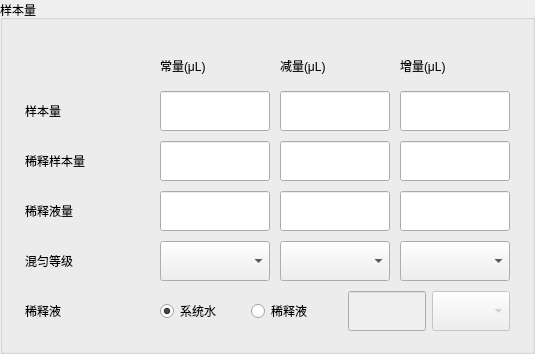
   <widget class="QGroupBox" name="AnalysisParam_sample">
    <property name="geometry">
     <rect>
      <x>1009</x>
      <y>5</y>
      <width>535</width>
      <height>354</height>
     </rect>
    </property>
    <property name="title">
     <string>样本量</string>
    </property>
    <property name="borders" stdset="0">
     <string notr="true">group_tit</string>
    </property>
    <widget class="QWidget" name="widget_5" native="true">
     <property name="geometry">
      <rect>
       <x>25</x>
       <y>51</y>
       <width>485</width>
       <height>291</height>
      </rect>
     </property>
     <layout class="QHBoxLayout" name="horizontalLayout_6">
      <property name="spacing">
       <number>5</number>
      </property>
      <property name="leftMargin">
       <number>0</number>
      </property>
      <property name="topMargin">
       <number>0</number>
      </property>
      <property name="rightMargin">
       <number>0</number>
      </property>
      <property name="bottomMargin">
       <number>0</number>
      </property>
      <item>
       <layout class="QVBoxLayout" name="verticalLayout_3">
        <property name="spacing">
         <number>10</number>
        </property>
        <item>
         <spacer name="verticalSpacer_3">
          <property name="orientation">
           <enum>Qt::Vertical</enum>
          </property>
          <property name="sizeType">
           <enum>QSizePolicy::Fixed</enum>
          </property>
          <property name="sizeHint" stdset="0">
           <size>
            <width>20</width>
            <height>40</height>
           </size>
          </property>
         </spacer>
        </item>
        <item>
         <widget class="QLabel" name="SuckVolLab_9">
          <property name="minimumSize">
           <size>
            <width>0</width>
            <height>40</height>
           </size>
          </property>
          <property name="maximumSize">
           <size>
            <width>16777215</width>
            <height>40</height>
           </size>
          </property>
          <property name="text">
           <string>样本量</string>
          </property>
          <property name="alignment">
           <set>Qt::AlignLeading|Qt::AlignLeft|Qt::AlignVCenter</set>
          </property>
         </widget>
        </item>
        <item>
         <widget class="QLabel" name="SuckVolLab_7">
          <property name="minimumSize">
           <size>
            <width>0</width>
            <height>40</height>
           </size>
          </property>
          <property name="maximumSize">
           <size>
            <width>16777215</width>
            <height>40</height>
           </size>
          </property>
          <property name="text">
           <string>稀释样本量</string>
          </property>
          <property name="alignment">
           <set>Qt::AlignLeading|Qt::AlignLeft|Qt::AlignVCenter</set>
          </property>
         </widget>
        </item>
        <item>
         <widget class="QLabel" name="SuckVolLab_6">
          <property name="minimumSize">
           <size>
            <width>0</width>
            <height>40</height>
           </size>
          </property>
          <property name="maximumSize">
           <size>
            <width>16777215</width>
            <height>40</height>
           </size>
          </property>
          <property name="text">
           <string>稀释液量</string>
          </property>
          <property name="alignment">
           <set>Qt::AlignLeading|Qt::AlignLeft|Qt::AlignVCenter</set>
          </property>
         </widget>
        </item>
        <item>
         <widget class="QLabel" name="SuckVolLab_10">
          <property name="minimumSize">
           <size>
            <width>0</width>
            <height>40</height>
           </size>
          </property>
          <property name="maximumSize">
           <size>
            <width>16777215</width>
            <height>40</height>
           </size>
          </property>
          <property name="text">
           <string>混匀等级</string>
          </property>
          <property name="alignment">
           <set>Qt::AlignLeading|Qt::AlignLeft|Qt::AlignVCenter</set>
          </property>
         </widget>
        </item>
        <item>
         <widget class="QLabel" name="SuckVolLab_8">
          <property name="minimumSize">
           <size>
            <width>0</width>
            <height>40</height>
           </size>
          </property>
          <property name="maximumSize">
           <size>
            <width>16777215</width>
            <height>40</height>
           </size>
          </property>
          <property name="text">
           <string>稀释液</string>
          </property>
          <property name="alignment">
           <set>Qt::AlignLeading|Qt::AlignLeft|Qt::AlignVCenter</set>
          </property>
         </widget>
        </item>
        <item>
         <spacer name="verticalSpacer_6">
          <property name="orientation">
           <enum>Qt::Vertical</enum>
          </property>
          <property name="sizeHint" stdset="0">
           <size>
            <width>20</width>
            <height>40</height>
           </size>
          </property>
         </spacer>
        </item>
       </layout>
      </item>
      <item>
       <spacer name="horizontalSpacer_6">
        <property name="orientation">
         <enum>Qt::Horizontal</enum>
        </property>
        <property name="sizeHint" stdset="0">
         <size>
          <width>40</width>
          <height>20</height>
         </size>
        </property>
       </spacer>
      </item>
      <item>
       <layout class="QVBoxLayout" name="verticalLayout_2">
        <property name="spacing">
         <number>10</number>
        </property>
        <item>
         <widget class="QWidget" name="widget_6" native="true">
          <layout class="QGridLayout" name="gridLayout_4">
           <property name="leftMargin">
            <number>0</number>
           </property>
           <property name="topMargin">
            <number>0</number>
           </property>
           <property name="rightMargin">
            <number>0</number>
           </property>
           <property name="bottomMargin">
            <number>0</number>
           </property>
           <property name="spacing">
            <number>10</number>
           </property>
           <item row="0" column="0">
            <widget class="QLabel" name="SuckVolStdLab">
             <property name="minimumSize">
              <size>
               <width>110</width>
               <height>30</height>
              </size>
             </property>
             <property name="maximumSize">
              <size>
               <width>120</width>
               <height>16777215</height>
              </size>
             </property>
             <property name="text">
              <string>常量(μL)</string>
             </property>
             <property name="alignment">
              <set>Qt::AlignLeading|Qt::AlignLeft|Qt::AlignVCenter</set>
             </property>
            </widget>
           </item>
           <item row="0" column="1">
            <widget class="QLabel" name="SuckVolDecLab">
             <property name="minimumSize">
              <size>
               <width>110</width>
               <height>30</height>
              </size>
             </property>
             <property name="maximumSize">
              <size>
               <width>120</width>
               <height>16777215</height>
              </size>
             </property>
             <property name="text">
              <string>减量(μL)</string>
             </property>
             <property name="alignment">
              <set>Qt::AlignLeading|Qt::AlignLeft|Qt::AlignVCenter</set>
             </property>
            </widget>
           </item>
           <item row="0" column="2">
            <widget class="QLabel" name="SuckVolIncLab">
             <property name="minimumSize">
              <size>
               <width>110</width>
               <height>30</height>
              </size>
             </property>
             <property name="maximumSize">
              <size>
               <width>120</width>
               <height>16777215</height>
              </size>
             </property>
             <property name="text">
              <string>增量(μL)</string>
             </property>
             <property name="alignment">
              <set>Qt::AlignLeading|Qt::AlignLeft|Qt::AlignVCenter</set>
             </property>
            </widget>
           </item>
           <item row="1" column="0">
            <widget class="QLineEdit" name="SuckVolStdOrgEdit">
             <property name="minimumSize">
              <size>
               <width>110</width>
               <height>40</height>
              </size>
             </property>
             <property name="maximumSize">
              <size>
               <width>120</width>
               <height>40</height>
              </size>
             </property>
             <property name="maxLength">
              <number>4</number>
             </property>
            </widget>
           </item>
           <item row="1" column="1">
            <widget class="QLineEdit" name="SuckVolDecOrgEdit">
             <property name="minimumSize">
              <size>
               <width>110</width>
               <height>40</height>
              </size>
             </property>
             <property name="maximumSize">
              <size>
               <width>120</width>
               <height>40</height>
              </size>
             </property>
             <property name="maxLength">
              <number>4</number>
             </property>
            </widget>
           </item>
           <item row="1" column="2">
            <widget class="QLineEdit" name="SuckVolIncOrgEdit">
             <property name="minimumSize">
              <size>
               <width>110</width>
               <height>40</height>
              </size>
             </property>
             <property name="maximumSize">
              <size>
               <width>120</width>
               <height>40</height>
              </size>
             </property>
             <property name="maxLength">
              <number>4</number>
             </property>
            </widget>
           </item>
           <item row="2" column="0">
            <widget class="QLineEdit" name="SuckVolStdMixEdit">
             <property name="minimumSize">
              <size>
               <width>110</width>
               <height>40</height>
              </size>
             </property>
             <property name="maximumSize">
              <size>
               <width>120</width>
               <height>40</height>
              </size>
             </property>
             <property name="maxLength">
              <number>4</number>
             </property>
            </widget>
           </item>
           <item row="2" column="1">
            <widget class="QLineEdit" name="SuckVolDecMixEdit">
             <property name="minimumSize">
              <size>
               <width>110</width>
               <height>40</height>
              </size>
             </property>
             <property name="maximumSize">
              <size>
               <width>120</width>
               <height>40</height>
              </size>
             </property>
             <property name="maxLength">
              <number>4</number>
             </property>
            </widget>
           </item>
           <item row="2" column="2">
            <widget class="QLineEdit" name="SuckVolIncMixEdit">
             <property name="minimumSize">
              <size>
               <width>110</width>
               <height>40</height>
              </size>
             </property>
             <property name="maximumSize">
              <size>
               <width>120</width>
               <height>40</height>
              </size>
             </property>
             <property name="maxLength">
              <number>4</number>
             </property>
            </widget>
           </item>
           <item row="3" column="0">
            <widget class="QLineEdit" name="SuckVolStdDilluteEdit">
             <property name="minimumSize">
              <size>
               <width>110</width>
               <height>40</height>
              </size>
             </property>
             <property name="maximumSize">
              <size>
               <width>120</width>
               <height>40</height>
              </size>
             </property>
             <property name="maxLength">
              <number>5</number>
             </property>
            </widget>
           </item>
           <item row="3" column="1">
            <widget class="QLineEdit" name="SuckVolDecDilluteEdit">
             <property name="minimumSize">
              <size>
               <width>110</width>
               <height>40</height>
              </size>
             </property>
             <property name="maximumSize">
              <size>
               <width>120</width>
               <height>40</height>
              </size>
             </property>
             <property name="maxLength">
              <number>5</number>
             </property>
            </widget>
           </item>
           <item row="3" column="2">
            <widget class="QLineEdit" name="SuckVolIncDilluteEdit">
             <property name="minimumSize">
              <size>
               <width>110</width>
               <height>40</height>
              </size>
             </property>
             <property name="maximumSize">
              <size>
               <width>120</width>
               <height>40</height>
              </size>
             </property>
             <property name="maxLength">
              <number>5</number>
             </property>
            </widget>
           </item>
           <item row="4" column="0">
            <widget class="QComboBox" name="MixstdLevel">
             <property name="minimumSize">
              <size>
               <width>110</width>
               <height>40</height>
              </size>
             </property>
             <property name="maximumSize">
              <size>
               <width>120</width>
               <height>40</height>
              </size>
             </property>
            </widget>
           </item>
           <item row="4" column="1">
            <widget class="QComboBox" name="MixdecLevel">
             <property name="minimumSize">
              <size>
               <width>110</width>
               <height>40</height>
              </size>
             </property>
             <property name="maximumSize">
              <size>
               <width>120</width>
               <height>40</height>
              </size>
             </property>
            </widget>
           </item>
           <item row="4" column="2">
            <widget class="QComboBox" name="MixincLevel">
             <property name="minimumSize">
              <size>
               <width>110</width>
               <height>40</height>
              </size>
             </property>
             <property name="maximumSize">
              <size>
               <width>120</width>
               <height>40</height>
              </size>
             </property>
            </widget>
           </item>
          </layout>
         </widget>
        </item>
        <item>
         <widget class="QWidget" name="widget_7" native="true">
          <layout class="QHBoxLayout" name="horizontalLayout_5">
           <property name="leftMargin">
            <number>0</number>
           </property>
           <property name="topMargin">
            <number>0</number>
           </property>
           <property name="rightMargin">
            <number>0</number>
           </property>
           <property name="bottomMargin">
            <number>0</number>
           </property>
           <item>
            <widget class="QWidget" name="widget_8" native="true">
             <property name="minimumSize">
              <size>
               <width>0</width>
               <height>40</height>
              </size>
             </property>
             <layout class="QHBoxLayout" name="horizontalLayout_4">
              <property name="spacing">
               <number>0</number>
              </property>
              <property name="leftMargin">
               <number>0</number>
              </property>
              <property name="topMargin">
               <number>0</number>
              </property>
              <property name="rightMargin">
               <number>0</number>
              </property>
              <property name="bottomMargin">
               <number>0</number>
              </property>
              <item>
               <widget class="QRadioButton" name="water_radio_Button">
                <property name="minimumSize">
                 <size>
                  <width>0</width>
                  <height>40</height>
                 </size>
                </property>
                <property name="text">
                 <string>系统水</string>
                </property>
                <property name="checked">
                 <bool>true</bool>
                </property>
               </widget>
              </item>
              <item>
               <widget class="QRadioButton" name="dilution_radio_Button">
                <property name="minimumSize">
                 <size>
                  <width>0</width>
                  <height>40</height>
                 </size>
                </property>
                <property name="text">
                 <string>稀释液</string>
                </property>
               </widget>
              </item>
             </layout>
            </widget>
           </item>
           <item>
            <widget class="QLineEdit" name="dilution_line_edit">
             <property name="enabled">
              <bool>false</bool>
             </property>
             <property name="sizePolicy">
              <sizepolicy hsizetype="Expanding" vsizetype="Fixed">
               <horstretch>1</horstretch>
               <verstretch>0</verstretch>
              </sizepolicy>
             </property>
             <property name="minimumSize">
              <size>
               <width>71</width>
               <height>40</height>
              </size>
             </property>
             <property name="maximumSize">
              <size>
               <width>78</width>
               <height>40</height>
              </size>
             </property>
            </widget>
           </item>
           <item>
            <widget class="QComboBox" name="dilution_mixin_level">
             <property name="enabled">
              <bool>false</bool>
             </property>
             <property name="minimumSize">
              <size>
               <width>71</width>
               <height>40</height>
              </size>
             </property>
             <property name="maximumSize">
              <size>
               <width>78</width>
               <height>40</height>
              </size>
             </property>
             <property name="maxVisibleItems">
              <number>8</number>
             </property>
            </widget>
           </item>
          </layout>
         </widget>
        </item>
        <item>
         <spacer name="verticalSpacer_4">
          <property name="orientation">
           <enum>Qt::Vertical</enum>
          </property>
          <property name="sizeHint" stdset="0">
           <size>
            <width>20</width>
            <height>40</height>
           </size>
          </property>
         </spacer>
        </item>
       </layout>
      </item>
     </layout>
    </widget>
   </widget>
